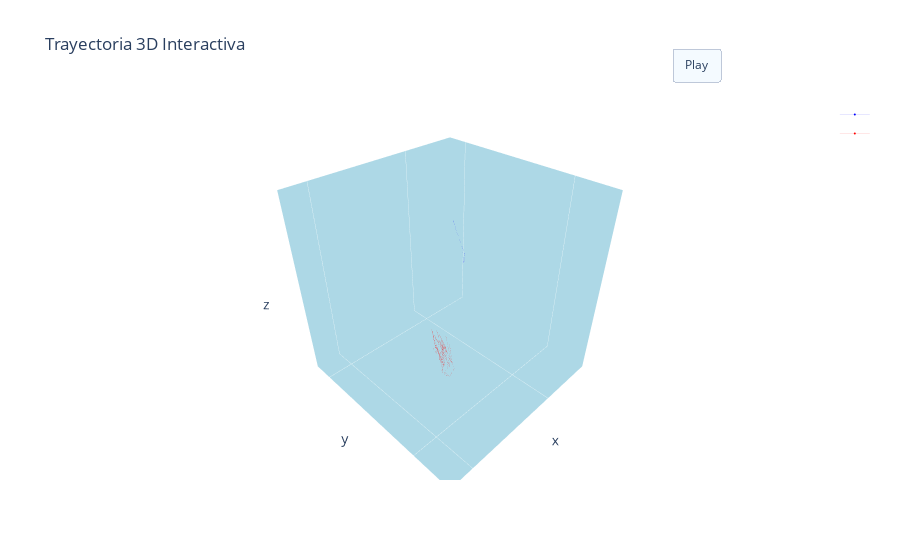

The cell this chart's notebook holds for it:
### Markdown cell above
### Comparación entre alimentaciones

### Code cell
data_bef_no, data_fee_no, data_aft_no = read_data('data/output_points_1_no_whiskers.xlsx')

flower_bef_no, flower_fee_no, flower_aft_no, bat_bef_no, bat_fee_no, bat_aft_no = split_data(data_bef_no, data_fee_no, data_aft_no)

flower_no = pd.concat([flower_bef_no, flower_fee_no, flower_aft_no])
bat_no = pd.concat([bat_bef_no, bat_fee_no, bat_aft_no])
data_no = pd.concat([flower_no, bat_no])

data_bef, data_fee, data_aft = read_data('data/output_points_1_whiskers.xlsx')
data_bef, data_fee, data_aft = data_bef[:-10], data_fee[:-10], data_aft[:-10]

flower_bef, flower_fee, flower_aft, bat_bef, bat_fee, bat_aft = split_data(data_bef, data_fee, data_aft)

flower = pd.concat([flower_bef, flower_fee, flower_aft])
bat = pd.concat([bat_bef, bat_fee, bat_aft])
data = pd.concat([flower, bat])

# Tamaño de la muestra fee
print('Whiskers:', len(flower_fee))
print('No Whiskers:', len(flower_fee_no))


flower_fee_no['x'] = flower_fee_no['x'] + 100
flower_fee_no['y'] = flower_fee_no['y'] + 100

# Igualo la cantidad de puntos de flower_fee_no y flower_fee, duplicando el último punto del más corto
if len(flower_fee_no) < len(flower_fee):
    flower_fee_no = flower_fee_no.append(flower_fee_no.iloc[-1], ignore_index=True)
elif len(flower_fee_no) > len(flower_fee):
    flower_fee = flower_fee.append(flower_fee.iloc[-1], ignore_index=True)

# Concateno los dataframes
flower_fee_con = pd.concat([flower_fee, flower_fee_no])

# Crear el gráfico 3D interactivo
fig = go.Figure(
    data=[
        go.Scatter3d(),
        go.Scatter3d(),
        go.Scatter3d(
            x=flower_fee['x'],
            y=flower_fee['y'],
            z=flower_fee['z'],
            mode='lines+markers',
            marker=dict(size=0.1, color='blue'),
            line=dict(width=0.1),
            name=''
        ),
        go.Scatter3d(
            x=flower_fee_no['x'],
            y=flower_fee_no['y'],
            z=flower_fee_no['z'],
            mode='lines+markers',
            marker=dict(size=0.1, color='red'),
            line=dict(width=0.1),
            name=''
        ),
    ]
)


# Agrego los frames
fig.frames = [go.Frame(
        data=[
            go.Scatter3d(
                x=flower_fee['x'].iloc[:k+1],
                y=flower_fee['y'].iloc[:k+1],
                z=flower_fee['z'].iloc[:k+1],
                mode='lines+markers',
                marker=dict(size=[0] * (k - 1) + [5], color='blue'),
                line=dict(width=4, color='blue'),
                name = 'Alimentación - Whiskers'
            ),
            go.Scatter3d(
                x=flower_fee_no['x'].iloc[:k+1],
                y=flower_fee_no['y'].iloc[:k+1],
                z=flower_fee_no['z'].iloc[:k+1],
                mode='lines+markers',
                marker=dict(size=[0] * (k - 1) + [5], color='red'),
                line=dict(width=4, color='red'),
                name = 'Alimentación - No Whiskers'
            )
        ]
    ) for k in range(len(flower_fee_no))]


#  Configurar el diseño del gráfico
fig.update_layout(
    scene=dict(
        xaxis_title='x',
        yaxis_title='y',
        zaxis_title='z',
        xaxis=dict(showticklabels=False, tickmode="linear", dtick=100, range=[min(flower_fee_con['x']) - 30, max(flower_fee_con['x']) + 30], backgroundcolor="lightblue", gridwidth=0.5),
        yaxis=dict(showticklabels=False, tickmode="linear", dtick=100, range=[min(flower_fee_con['y']) - 30, max(flower_fee_con['y']) + 30], backgroundcolor="lightblue", gridwidth=0.5),
        zaxis=dict(showticklabels=False, tickmode="linear", dtick=100,  range=[min(flower_fee_con['z']) - 30, max(flower_fee_con['z']) + 30], backgroundcolor="lightblue", gridwidth=0.5)
    ),
    title='Trayectoria 3D Interactiva',
    updatemenus=[dict(
            type="buttons", 
            y=1.05, x=0.8, xanchor='left', yanchor='bottom',
            buttons=[
                dict(
                    label='Play', method='animate',
                    args=[None, dict(frame=dict(duration=200, redraw=True))]
                )
            ]
    )],
)

# Show the plot
fig.show()

### Figure 1 — Plotly figure (JSON) as saved in the notebook; plotly's stock layout.template omitted (floating-point values rounded to 4 significant figures)
{"data": [{"type": "scatter3d"}, {"type": "scatter3d"}, {"line": {"width": 0.1}, "marker": {"color": "blue", "size": 0.1}, "mode": "lines+markers", "name": "", "type": "scatter3d", "x": [275, 275, 273, 274, 275, 277, 276, 275, 275], "y": [113, 114, 115, 126, 126, 127, 125, 125, 125], "z": [360, 359, 355, 345, 341, 342, 346, 347, 347]}, {"line": {"width": 0.1}, "marker": {"color": "red", "size": 0.1}, "mode": "lines+markers", "name": "", "type": "scatter3d", "x": [381, 383, 383, 383, 388, 394, 395, 394, 393, 390, 388, 386, 382, 383, 385, 387, 384, 384, 386, 388, 389, 388, 388, 387, 386, 389, 388, 388, 390, 391, 391, 391, 391, 394, 393, 394, 391, 392, 393, 393, 392, 391, 389, 392, 392, 392, 392, 392, 391, 394, 394, 393, 390, 391, 391, 392, 392, 392, 390, 389, 389, 390, 388, 387, 386, 386, 387, 386, 385, 388, 384, 388, 386, 389, 387, 386, 386, 387, 387], "y": [194, 198, 200, 203, 203, 202, 199, 195, 193, 194, 194, 196, 198, 201, 201, 198, 193, 193, 195, 197, 197, 198, 200, 196, 198, 196, 192, 197, 199, 197, 197, 193, 198, 199, 199, 195, 191, 195, 200, 201, 197, 192, 199, 200, 204, 200, 195, 192, 201, 201, 202, 197, 195, 195, 200, 202, 199, 194, 189, 197, 198, 200, 198, 195, 194, 197, 202, 201, 197, 191, 197, 201, 201, 200, 194, 193, 199, 199, 198], "z": [349, 345, 341, 338, 336, 340, 349, 351, 353, 350, 349, 346, 347, 340, 342, 347, 348, 347, 345, 343, 342, 345, 347, 347, 347, 352, 353, 346, 346, 347, 347, 347, 346, 344, 345, 351, 353, 345, 343, 345, 346, 348, 344, 338, 338, 343, 348, 346, 343, 340, 341, 348, 349, 346, 341, 342, 344, 350, 353, 347, 343, 341, 343, 349, 349, 343, 340, 344, 346, 349, 343, 339, 341, 345, 348, 347, 346, 346, 348]}], "layout": {"scene": {"xaxis": {"backgroundcolor": "lightblue", "dtick": 100, "gridwidth": 0.5, "range": [243, 425], "showticklabels": false, "tickmode": "linear", "title": {"text": "x"}}, "yaxis": {"backgroundcolor": "lightblue", "dtick": 100, "gridwidth": 0.5, "range": [83, 234], "showticklabels": false, "tickmode": "linear", "title": {"text": "y"}}, "zaxis": {"backgroundcolor": "lightblue", "dtick": 100, "gridwidth": 0.5, "range": [306, 390], "showticklabels": false, "tickmode": "linear", "title": {"text": "z"}}}, "title": {"text": "Trayectoria 3D Interactiva"}, "updatemenus": [{"buttons": [{"args": [null, {"frame": {"duration": 200, "redraw": true}}], "label": "Play", "method": "animate"}], "type": "buttons", "x": 0.8, "xanchor": "left", "y": 1.05, "yanchor": "bottom"}]}}
